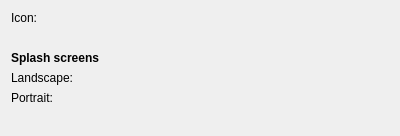
<?xml version="1.0" encoding="UTF-8"?>
<ui version="4.0">
 <class>Qnx::Internal::BarDescriptorFileImageWizardPage</class>
 <widget class="QWizardPage" name="Qnx::Internal::BarDescriptorFileImageWizardPage">
  <property name="geometry">
   <rect>
    <x>0</x>
    <y>0</y>
    <width>400</width>
    <height>116</height>
   </rect>
  </property>
  <property name="windowTitle">
   <string>WizardPage</string>
  </property>
  <layout class="QFormLayout" name="formLayout">
   <property name="fieldGrowthPolicy">
    <enum>QFormLayout::ExpandingFieldsGrow</enum>
   </property>
   <item row="0" column="0">
    <widget class="QLabel" name="label">
     <property name="text">
      <string>Icon:</string>
     </property>
    </widget>
   </item>
   <item row="0" column="1">
    <widget class="Utils::PathChooser" name="icon" native="true"/>
   </item>
   <item row="1" column="0" colspan="2">
    <widget class="QLabel" name="iconValidationLabel">
     <property name="text">
      <string/>
     </property>
     <property name="wordWrap">
      <bool>true</bool>
     </property>
    </widget>
   </item>
   <item row="2" column="0" colspan="2">
    <widget class="QLabel" name="label_2">
     <property name="font">
      <font>
       <weight>75</weight>
       <bold>true</bold>
      </font>
     </property>
     <property name="text">
      <string>Splash screens</string>
     </property>
    </widget>
   </item>
   <item row="3" column="0">
    <widget class="QLabel" name="label_3">
     <property name="text">
      <string>Landscape:</string>
     </property>
    </widget>
   </item>
   <item row="3" column="1">
    <widget class="Utils::PathChooser" name="landscapeSplashScreen" native="true"/>
   </item>
   <item row="4" column="0">
    <widget class="QLabel" name="label_4">
     <property name="text">
      <string>Portrait:</string>
     </property>
    </widget>
   </item>
   <item row="4" column="1">
    <widget class="Utils::PathChooser" name="portraitSplashScreen" native="true"/>
   </item>
   <item row="5" column="0" colspan="2">
    <widget class="QLabel" name="splashScreenValidationLabel">
     <property name="text">
      <string/>
     </property>
     <property name="wordWrap">
      <bool>true</bool>
     </property>
    </widget>
   </item>
  </layout>
 </widget>
 <customwidgets>
  <customwidget>
   <class>Utils::PathChooser</class>
   <extends>QWidget</extends>
   <header location="global">utils/pathchooser.h</header>
   <container>1</container>
  </customwidget>
 </customwidgets>
 <resources/>
 <connections/>
</ui>
